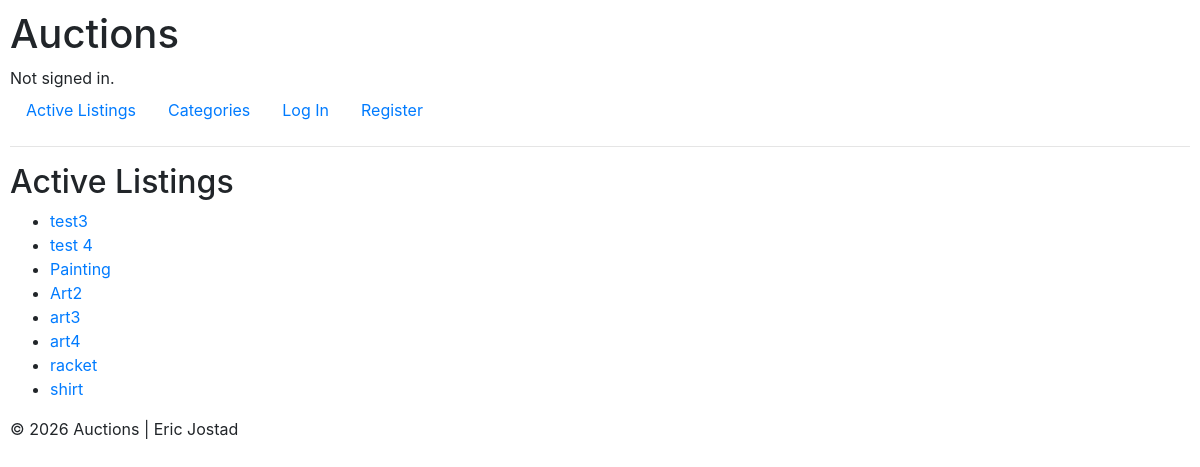
/, run on an earlier commit of the app's database.
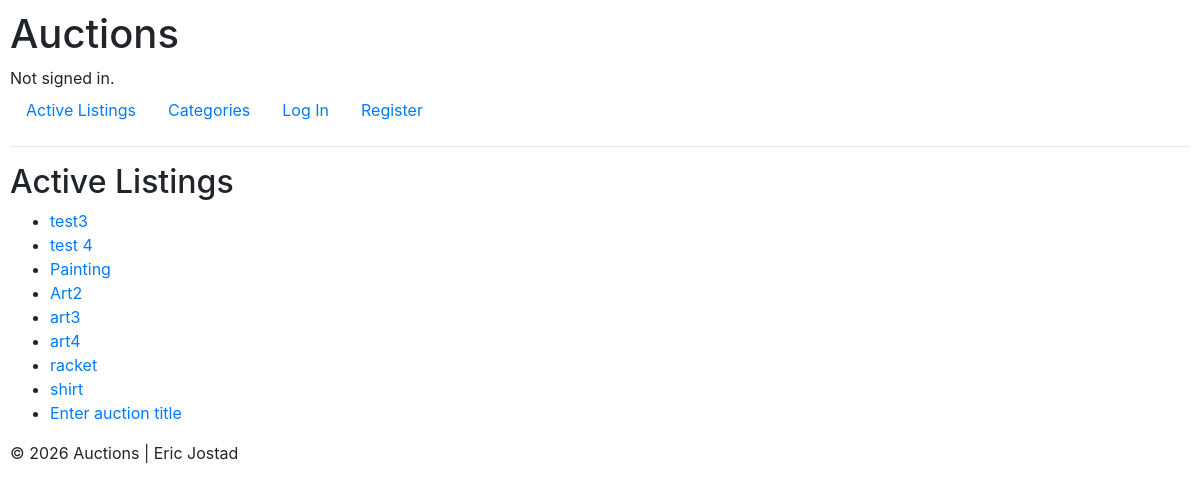
And on a later commit of the database.
### auctions/models.py (models this page shows)
class Auction(models.Model):
    user = models.ForeignKey(User, on_delete=models.CASCADE)
    title = models.CharField(max_length=150)
    description = models.TextField(
        blank=True)
    starting_bid = models.DecimalField(
        max_digits=10, decimal_places=2, validators=[MinValueValidator(0.01)])
    image_url = models.URLField(blank=True)
    category = models.CharField(
        max_length=64, blank=True)

### auctions/views.py (the view)
# urls.py: path("", views.index, name="index"),
def index(request):
    auction = Auction.objects.all()
    return render(request, "auctions/index.html", {
        "auctions": auction
    })

### auctions/templates/auctions/index.html
{% extends "auctions/layout.html" %}
{% block body %}
    <h2>Active Listings</h2>
    <ul>
        {% for auction in auctions %}
            <li>
                <a href="{% url 'auctions:listing' auction.id auction.title %}">{{ auction.title }}</a>
            </li>
        {% empty %}
            <li>No active listings.</li>
        {% endfor %}
    </ul>
{% endblock %}

What changed in the data, as far as the page shows it:
added Auction: title "Enter auction title"
